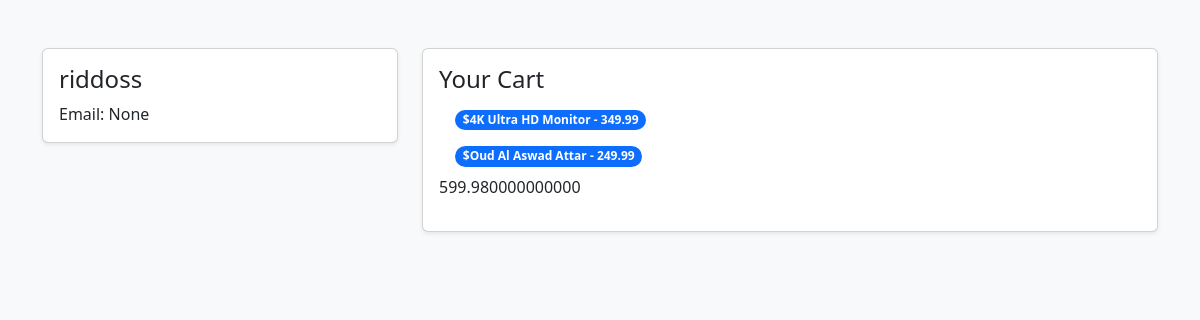
/accounts/profile/riddoss (signed in), run on the app's committed database.
### users/models.py (models this page shows, shortened)
class Profile(models.Model):
    user = models.OneToOneField(User, on_delete=models.CASCADE)
    email = models.EmailField(max_length=254, null=True, blank=True)
    mobile_number = models.CharField(max_length=15, unique=True, blank=True, null=True, validators=[RegexValidator(regex=r"^\d{11}", message="Phone Number must be 11 digits")])
    otp = models.CharField(max_length=6, null=True, blank=True)
    is_vendor = models.BooleanField(default=False, null=True, blank=True)

### cart/models.py (models this page shows, shortened)
class CartItems(models.Model):
    cart = models.ForeignKey(Cart, on_delete=models.CASCADE, related_name='items')
    cart_items = models.ForeignKey(Product, on_delete=models.CASCADE)
    quantity = models.PositiveIntegerField(default=1)

class Cart(models.Model):
    user = models.ForeignKey(User, on_delete=models.CASCADE)
    created_at = models.DateTimeField(auto_now_add=True)

### products/models.py (models this page shows)
class Product(models.Model):
    title = models.CharField(max_length=200)
    slug = models.SlugField(unique=True, blank=True, null=True)
    stock = models.PositiveIntegerField(default=1)
    description = models.TextField()
    price = models.DecimalField(max_digits=10, decimal_places=2)
    category = models.ForeignKey(Category, on_delete=models.CASCADE)
    tags = models.ForeignKey(Tag, on_delete=models.CASCADE, blank=True, null=True)
    created_at = models.DateTimeField(default=timezone.now)
    def __str__(self):
        return self.title

### users/decorators.py (the view)
    def wrapper(request, username, *args, **kwargs):
        logged_user = request.user.username
        if logged_user != username:
            return redirect(f'/accounts/profile/{logged_user}')
        return func(request, username, *args, **kwargs)

### users/views.py (called while the page is built)
@login_required
@user_is_owner
def profile(request, username):
    user = get_object_or_404(User, username=username)
    profile_obj = Profile.objects.get(user=user)
    cart = Cart.objects.get(user=user)
    cart_items = cart.items.all()
    carts = Cart.objects.filter(user=user).annotate(total_price=Sum('items__cart_items__price'))
    context =  {
        'profile': profile_obj,
        'cart': cart,
        'cart_items': cart_items,
        'carts': carts
    }
    return render(request, 'profile.html', context)

### users/templates/profile.html (shortened to what this page needs)
<!DOCTYPE html>
<html lang="en">
<head>
    <link href="https://cdn.jsdelivr.net/npm/bootstrap@5.3.0/dist/css/bootstrap.min.css" rel="stylesheet">
</head>
<body class="bg-light">
<div class="container mt-5">
    <div class="row">
        <div class="col-md-4">
            <div class="card shadow-sm">
                <div class="card-body">
                    <h4 class="card-title">{{ profile.user.username }}</h4>
                    <p class="card-text">
                        Email: {{ profile.email }} <br>
                    </p>
                </div>
            </div>
        </div>
        <div class="col-md-8">
            <div class="card shadow-sm">
                <div class="card-body">
                    <h4 class="card-title">Your Cart</h4>
                    {% if cart %}
                    {% for item in cart_items %}
                        <ul class="list-group list-group-flush">
                                <li class="list-group-item d-flex justify-content-between align-items-center">
                                    <span class="badge bg-primary rounded-pill">${{ item.cart_items }} - {{ item.cart_items.price }}</span>
                                </li>
                        </ul>
               {% endfor %}
         {% for c in carts %}
               <p>{{c.total_price}}</p>
         {% endfor %}
                    {% else %}
                        <p class="text-muted">Your cart is empty.</p>
                    {% endif %}
                </div>
            </div>
        </div>
    </div>
</div>
</body>
</html>

### data on the page
Profile: user.username "riddoss", email "None"
CartItems: cart_items "4K Ultra HD Monitor", cart_items.price "349.99"
CartItems: cart_items "Oud Al Aswad Attar", cart_items.price "249.99"
Cart: total_price "599.980000000000"
